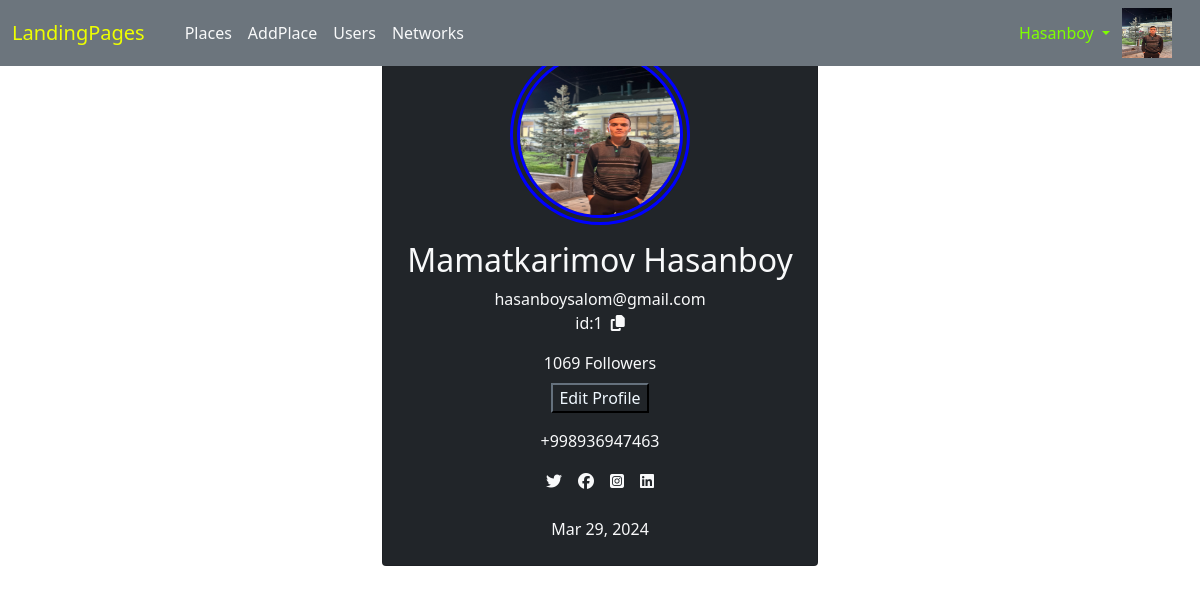
The app's page /user/profil/1/ (signed in) with its own data.
### users/models.py (models this page shows)
class User(AbstractUser):
    img=models.ImageField(upload_to='usesimg/',null=True,blank=True)
    phone_number=models.CharField(max_length=13,unique=True,null=True,blank=True)
    firends=models.ManyToManyField('users.User',blank=True)

### users/views.py (the view)
# urls.py: path('profil/<int:pk>/', Profil.as_view(), name="profil"),
class Profil(View):
    def get(self,request,pk):
        return render(request,'users/profil.html')

### templates/users/profil.html
{% extends "base.html" %} {% block content %}
<div class="container mt-1 mb-4 p-3 d-flex justify-content-center">
  <div class="card p-4 bg-dark">
    <div
      class="image d-flex flex-column justify-content-center align-items-center"
    >
        <img src="{{user.img.url}}" height="100" width="100" style="width: 180px; height: 180px; border-radius: 50%; border: 10px double blue;"/>
      <h2 class="name mt-3 text-light">{{user.last_name}} {{user.first_name}}</h2>
      <span class="idd text-light" >{{user.email}}</span>
      <div
        class="d-flex flex-row justify-content-center align-items-center gap-2"
      >
        <span class="idd1 text-light">id:{{user.id}}</span>
        <span class="text-light"><i class="fa fa-copy"></i></span>
      </div>
      <div
        class="d-flex flex-row justify-content-center align-items-center mt-3"
      >
        <span class="number text-light">1069 <span class="follow">Followers</span></span>
      </div>
      <div class="d-flex mt-2">
        <button class="btn1 btn-dark"><a href="{%url 'users:update'%}" style="text-decoration: none; color: aliceblue;">Edit Profile</a></button>
      </div>
      <div class="text mt-3 text-light">
        <span>
          {{user.phone_number}}
        </span>
      </div>
      <div
        class="gap-3 mt-3 icons d-flex flex-row justify-content-center align-items-center"
      >
        <span class="text-light"><i class="fa-brands fa-twitter"></i></span>
        <span class="text-light"><i class="fa-brands fa-facebook"></i></span>
        <span class="text-light"><i class="fa-brands fa-square-instagram"></i></span>
        <span class="text-light"><i class="fa-brands fa-linkedin"></i></span>
      </div>
      <div class="px-2 rounded mt-4 date">
        <span class="join text-light">{{user.date_joined|date:"M d, Y"}}</span>
      </div>
    </div>
  </div>
</div>
{% endblock %}

### templates/base.html (shortened to what this page needs)
<!DOCTYPE html>
{% load static %}
<html lang="en">
<head>
     <link href="https://cdn.jsdelivr.net/npm/bootstrap@5.0.2/dist/css/bootstrap.min.css" rel="stylesheet">
     <link rel="stylesheet" href="https://cdnjs.cloudflare.com/ajax/libs/font-awesome/6.5.1/css/all.min.css" />
</head>
<body style="position: relative; overflow-x: hidden;">
    <nav class="navbar navbar-expand-lg navbar-light bg-secondary" style="position: fixed; z-index: 100; width: 100%; top: 0;">
        <div class="container-fluid">
          <a class="navbar-brand" href="{%url 'landing_page'%}" style="color: rgb(238, 255, 1);">LandingPages</a>
          <div class="collapse navbar-collapse px-3" id="navbarSupportedContent" style="height: 50px;">
            {%if user.is_authenticated%}
            <ul class="navbar-nav me-auto mb-2 mb-lg-0 text-light">
              <li class="nav-item">
                <a class="nav-link active text-light" aria-current="page" href="{% url 'places:list_palces'%}">Places</a>
              </li>
              <li class="nav-item">
                <a class="nav-link active text-light" aria-current="page" href="{% url 'places:add'%}">AddPlace</a>
              </li>
              <li class="nav-item">
                <a class="nav-link active text-light" aria-current="page" href="{% url 'users:list'%}">Users</a>
              </li>
              <li class="nav-item">
                <a class="nav-link active text-light" aria-current="page" href="{% url 'users:networks'%}">Networks</a>
              </li>
            </ul>
            {%endif%}
            {%if user.is_authenticated%}
                <ul class="navbar-nav mb-2 mb-lg-0  text-light mx-1">
                    <li class="nav-item dropdown">
                        <a class="nav-link dropdown-toggle" href="" id="navbarDropdown" role="button" data-bs-toggle="dropdown" aria-expanded="false" style="text-transform: capitalize; color: chartreuse;">
                        {{user.username}}
                        </a>
                    </li>
                </ul>
                <img src="{{user.img.url}}" alt="" style="width: 50px; height: 50px;">
            {%endif%}
          </div>
        </div>
    </nav>
    {%block content%}
    {%endblock%}
</body>
</html>

### records on screen
User: username "Hasanboy", img (picture), last_name "Mamatkarimov", first_name "Hasanboy", email "hasanboysalom@gmail.com", id "1", phone_number "+998936947463", date_joined "Mar 29, 2024"
